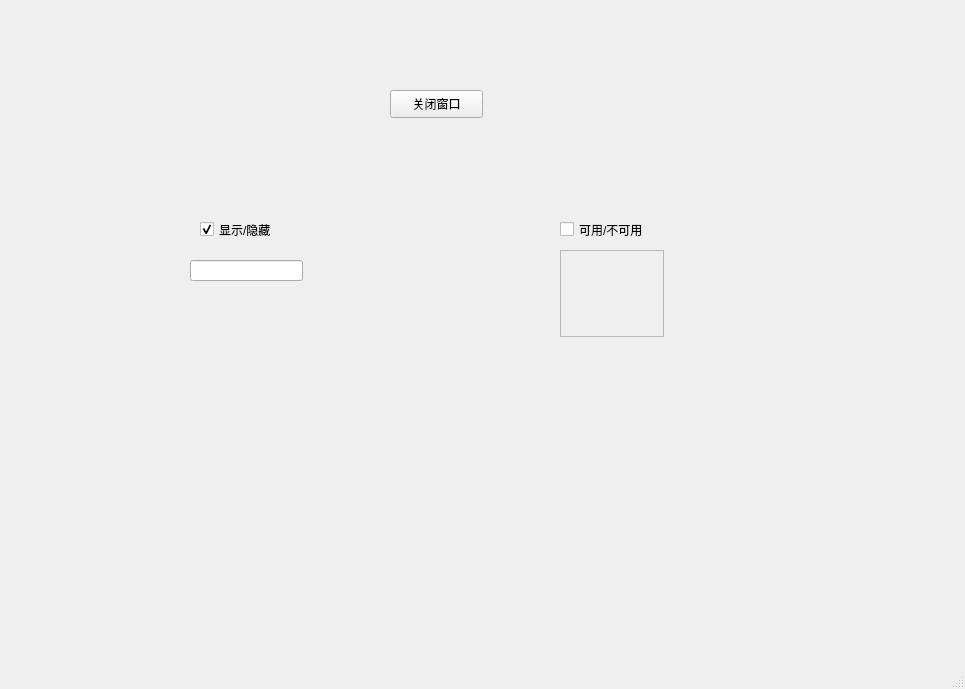
<?xml version="1.0" encoding="UTF-8"?>
<ui version="4.0">
 <class>MainWindow</class>
 <widget class="QMainWindow" name="MainWindow">
  <property name="geometry">
   <rect>
    <x>0</x>
    <y>0</y>
    <width>965</width>
    <height>689</height>
   </rect>
  </property>
  <property name="windowTitle">
   <string>MainWindow</string>
  </property>
  <widget class="QWidget" name="centralwidget">
   <widget class="QPushButton" name="pushButton">
    <property name="geometry">
     <rect>
      <x>390</x>
      <y>90</y>
      <width>93</width>
      <height>28</height>
     </rect>
    </property>
    <property name="text">
     <string>关闭窗口</string>
    </property>
   </widget>
   <widget class="QCheckBox" name="checkBox">
    <property name="geometry">
     <rect>
      <x>200</x>
      <y>220</y>
      <width>91</width>
      <height>19</height>
     </rect>
    </property>
    <property name="text">
     <string>显示/隐藏</string>
    </property>
    <property name="checked">
     <bool>true</bool>
    </property>
   </widget>
   <widget class="QLineEdit" name="lineEdit">
    <property name="geometry">
     <rect>
      <x>190</x>
      <y>260</y>
      <width>113</width>
      <height>21</height>
     </rect>
    </property>
   </widget>
   <widget class="QTextEdit" name="textEdit">
    <property name="enabled">
     <bool>false</bool>
    </property>
    <property name="geometry">
     <rect>
      <x>560</x>
      <y>250</y>
      <width>104</width>
      <height>87</height>
     </rect>
    </property>
   </widget>
   <widget class="QCheckBox" name="checkBox_2">
    <property name="geometry">
     <rect>
      <x>560</x>
      <y>220</y>
      <width>111</width>
      <height>19</height>
     </rect>
    </property>
    <property name="text">
     <string>可用/不可用</string>
    </property>
   </widget>
  </widget>
  <widget class="QMenuBar" name="menubar">
   <property name="geometry">
    <rect>
     <x>0</x>
     <y>0</y>
     <width>965</width>
     <height>26</height>
    </rect>
   </property>
  </widget>
  <widget class="QStatusBar" name="statusbar"/>
 </widget>
 <resources/>
 <connections>
  <connection>
   <sender>pushButton</sender>
   <signal>clicked()</signal>
   <receiver>MainWindow</receiver>
   <slot>close()</slot>
   <hints>
    <hint type="sourcelabel">
     <x>435</x>
     <y>136</y>
    </hint>
    <hint type="destinationlabel">
     <x>433</x>
     <y>193</y>
    </hint>
   </hints>
  </connection>
  <connection>
   <sender>checkBox</sender>
   <signal>toggled(bool)</signal>
   <receiver>lineEdit</receiver>
   <slot>setVisible(bool)</slot>
   <hints>
    <hint type="sourcelabel">
     <x>250</x>
     <y>261</y>
    </hint>
    <hint type="destinationlabel">
     <x>251</x>
     <y>294</y>
    </hint>
   </hints>
  </connection>
  <connection>
   <sender>checkBox_2</sender>
   <signal>toggled(bool)</signal>
   <receiver>textEdit</receiver>
   <slot>setEnabled(bool)</slot>
   <hints>
    <hint type="sourcelabel">
     <x>614</x>
     <y>262</y>
    </hint>
    <hint type="destinationlabel">
     <x>616</x>
     <y>285</y>
    </hint>
   </hints>
  </connection>
 </connections>
</ui>
